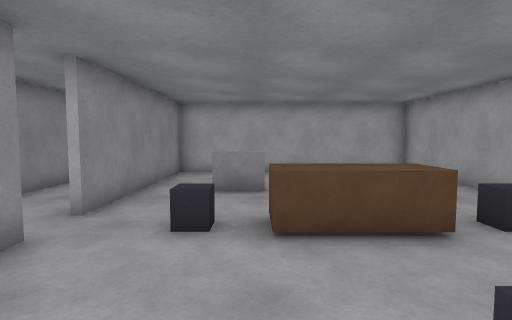
[1] (above)

24 first-person views from a walk through a Gazebo world. The camera is 1.2 m above the floor, tilts 4° down and sees 80° across. The floor is counted in squares, 1 m on a side. Each view is taken from the middle of a square. On the plan, view 1 faces up. The plan holds only what a view shows up to about 13 squares ahead; the rest is blank.

[2]
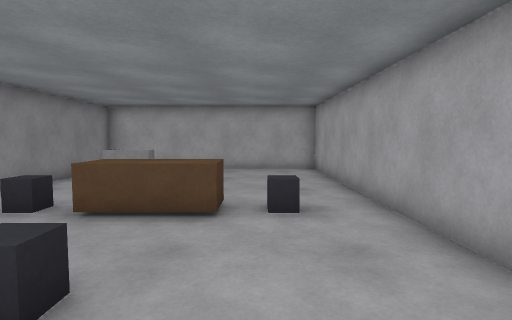

[3]
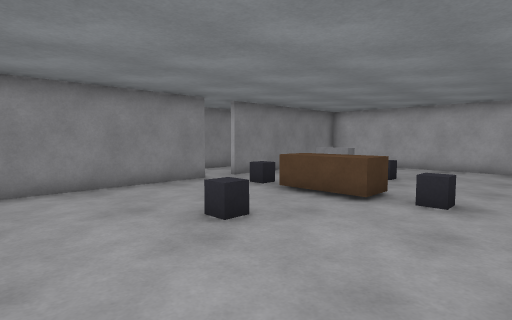

[4]
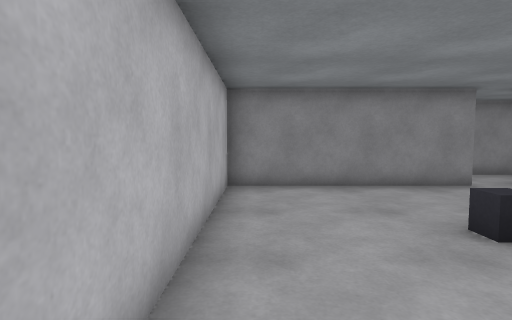

[5]
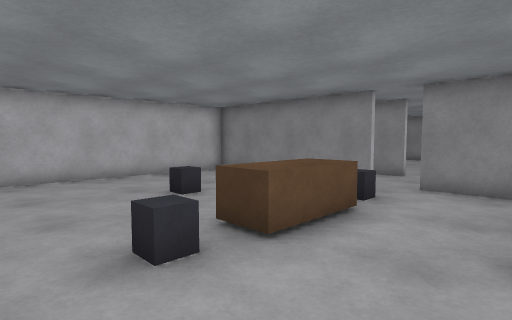

[6]
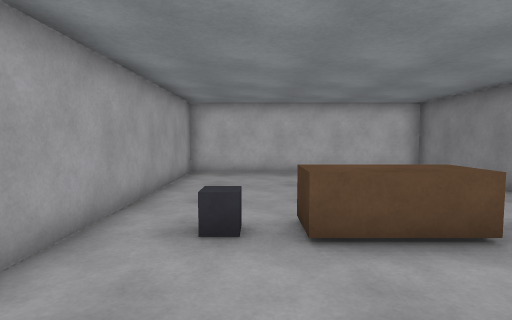

[7]
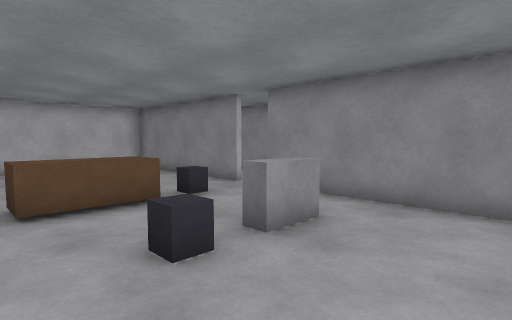

[8]
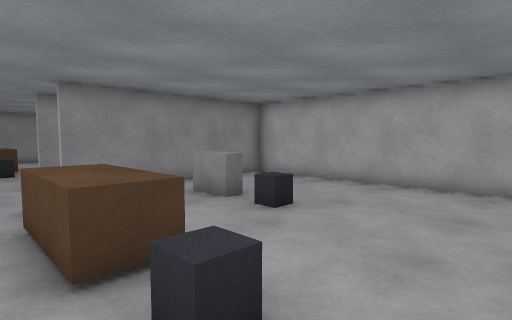

[9]
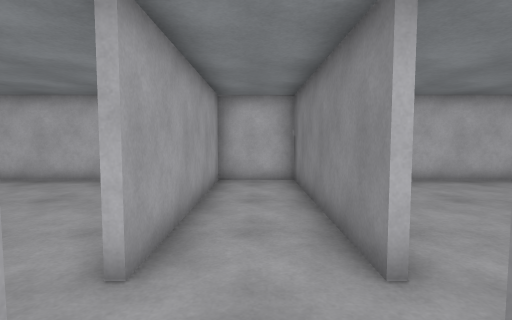

[10]
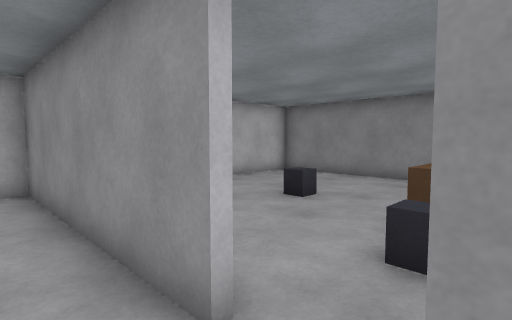

[11]
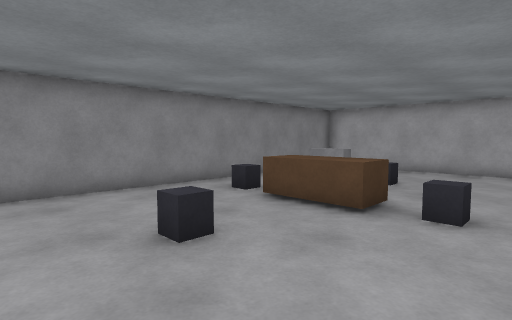

[12]
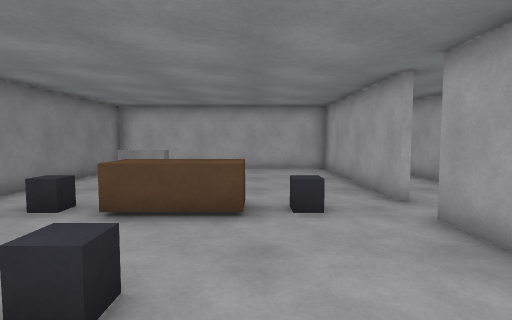

[13]
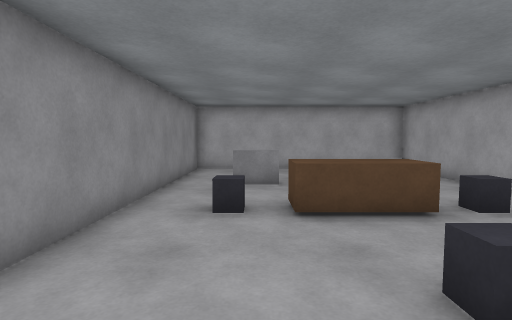

[14]
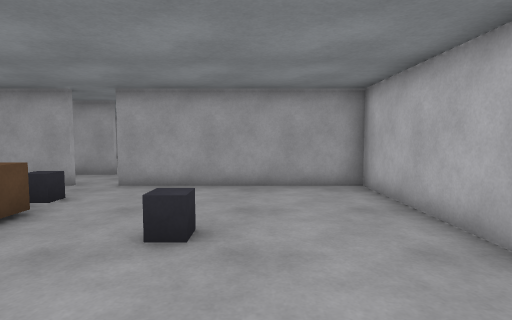

[15]
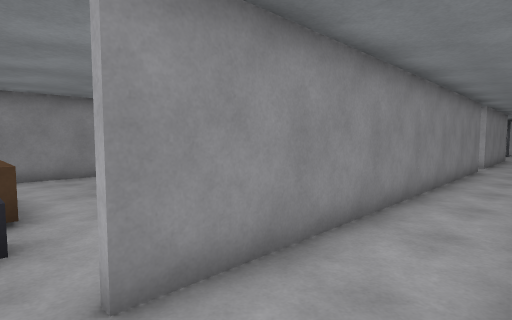

[16]
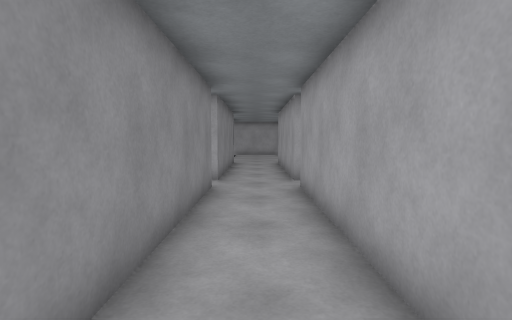

[17]
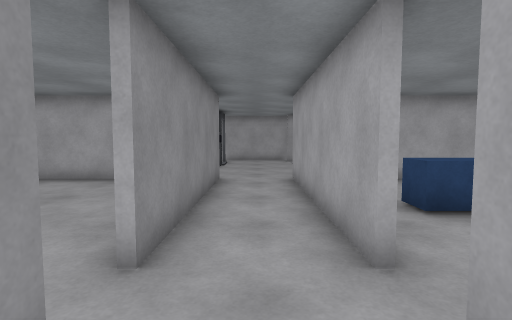

[18]
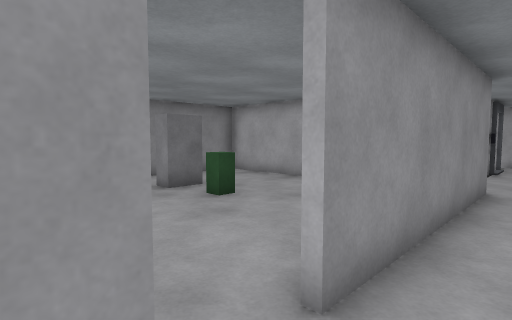

[19]
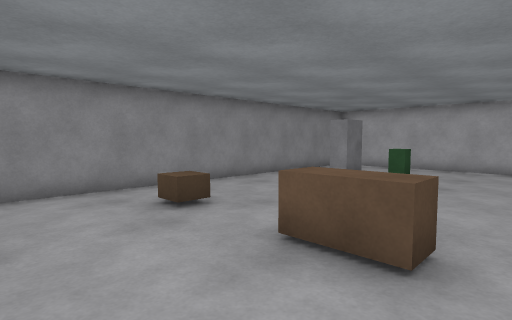

[20]
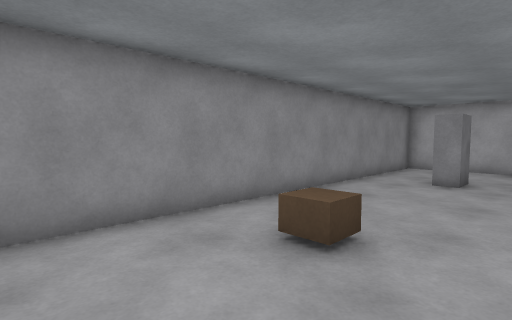

[21]
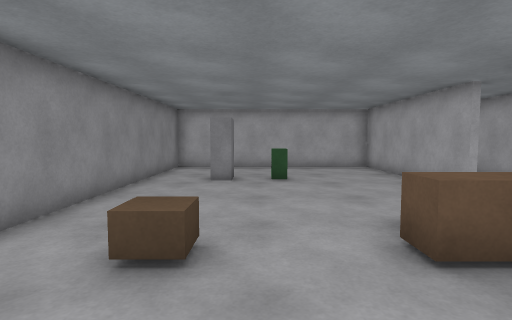

[22]
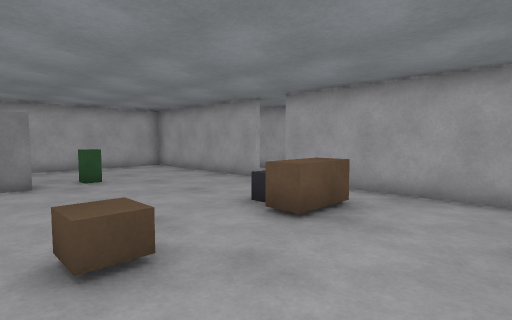

[23]
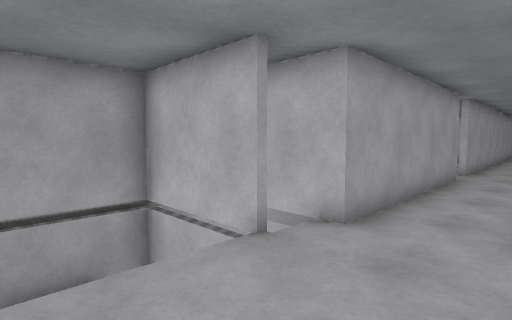

[24]
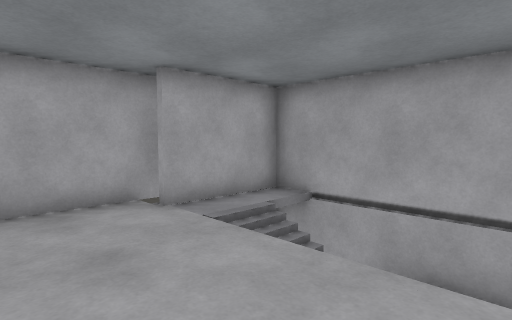

### Floor plan
Points are (right, up) in squares from view 1. A wall is a line through its corners. A room is listed if a view was taken in it or the views show most of it. See-through windows are left out.
Room 1 (views 1, 2, 3, 4, 5, 6, 7, 8, 15)
walls: (-2.7, 3.6) (-2.7, -2.7) (5.3, -2.7) (5.3, 10.9) (-2.7, 10.9) (-2.7, 4.6)
ways out: opening at (-3, 4) to room 2
objects: grey box (-1, 4); grey box (-1, 7) to (0, 7); brown box (0, 4) to (2, 4); grey box (1, 1); grey box (1, 7); grey box (3, 4)
Room 2 (views 9, 10, 16, 17, 18, 23, 24)
walls: (-5.1, 25.2) (-5.1, 18.6); (0.7, 29.4) (0.7, 32) (-2.4, 32); (-2.5, 32.8) (-5.5, 32.8); (-2.9, 18.6) (-2.9, 25.1) (-1.4, 25.1); (-5.1, 17.6) (-5.1, 4.6); (-2.9, 11.2) (-2.9, 17.6); (-2.9, 4.6) (-2.9, 9.1); (-5.1, 3.6) (-5.1, -2.7) (-2.9, -2.7) (-2.9, 3.6)
ways out: opening at (-3, 4) to room 1; opening at (-5, 4) to room 3; opening at (-5, 18) to room 4; opening at (-3, 18); gap at (1, 26)
objects: other object (-6, 29); grey post (-6, 30); other object (-6, 31); grey post (-5, 31)
Room 3 (views 11, 12, 13, 14)
walls: (-5.3, 4.6) (-5.3, 10.9) (-13.3, 10.9) (-13.3, -2.7) (-5.3, -2.7) (-5.3, 3.6)
ways out: opening at (-5, 4) to room 2
objects: grey box (-11, 4); grey box (-11, 7); brown box (-10, 4) to (-8, 4); grey box (-9, 1); grey box (-9, 7); grey box (-7, 4)
Room 4 (views 19, 20, 21, 22)
walls: (-5.3, 18.6) (-5.3, 25) (-13.3, 25) (-13.3, 12.2); (-5.3, 12.5) (-5.3, 17.6)
ways out: opening at (-5, 18) to room 2
objects: brown box (-11, 15); grey box (-11, 21); green box (-9, 21); brown box (-8, 15) to (-7, 15); grey box (-8, 16)

Positions as (right, up) in squares from view 1, and headings:
1: (0, 0), facing up
2: (3, -1), facing up
3: (5, -2), facing up-left
4: (5, -2), facing left
5: (5, 7), facing down-left
6: (3, 8), facing down
7: (3, 10), facing down-left
8: (5, 3), facing up-left
9: (-4, 6), facing down
10: (-4, 5), facing down-left
11: (-6, -1), facing up-left
12: (-8, -1), facing up
13: (-11, -1), facing up
14: (-13, 0), facing right
15: (-3, 4), facing up-left
16: (-4, 10), facing up
17: (-4, 16), facing up
18: (-4, 17), facing up-left
19: (-6, 12), facing up-left
20: (-9, 12), facing up-left
21: (-10, 12), facing up
22: (-12, 12), facing up-right
23: (-5, 29), facing down-right
24: (-5, 27), facing up-right
